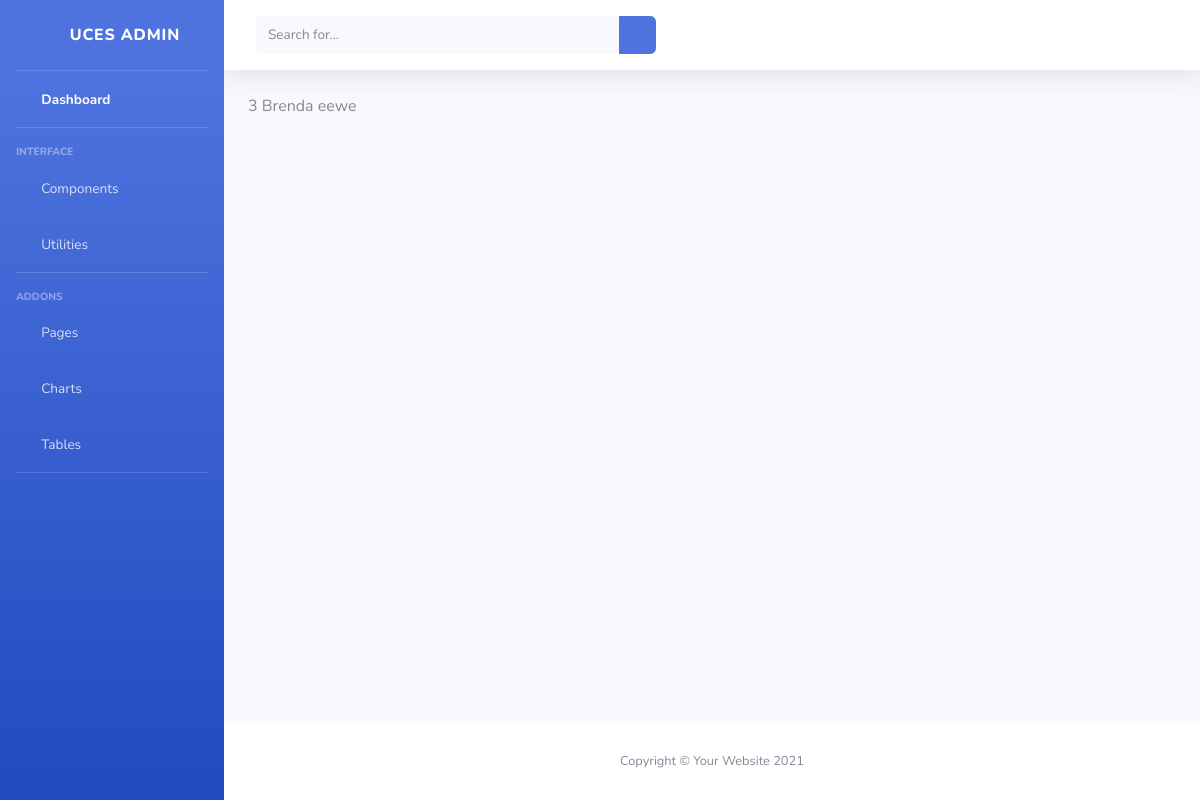
Page /Aplicacion1/persona/3 on the committed database.
### Aplicacion1/models.py (models this page shows, shortened)
class Persona(models.Model):
    nombre = models.CharField(max_length=30)
    apellido = models.CharField(max_length=30)
    edad = models.IntegerField()
    descripcion = models.TextField()
    nacimiento = models.DateField()
    peso = models.FloatField()
    argentino = models.BooleanField()
    foto = models.ImageField()

### Aplicacion1/views.py (the view)
# urls.py: path('persona/<pk>', views.PersonaDetalle.as_view(), name='DetailPersona'),
class PersonaDetalle(DetailView):
    model = Persona
    template_name = "Aplicacion1/persona_detalle.html"

### Aplicacion1/templates/Aplicacion1/persona_detalle.html
{% extends "Aplicacion1/padre.html" %}
{% load static %}
        {% block contenido %}
          {{persona.id}}
          {{persona.nombre}}
          {{persona.descripcion}}
         {% endblock %}

### rows in the picture
Persona: id "3", nombre "Brenda", descripcion "eewe"
